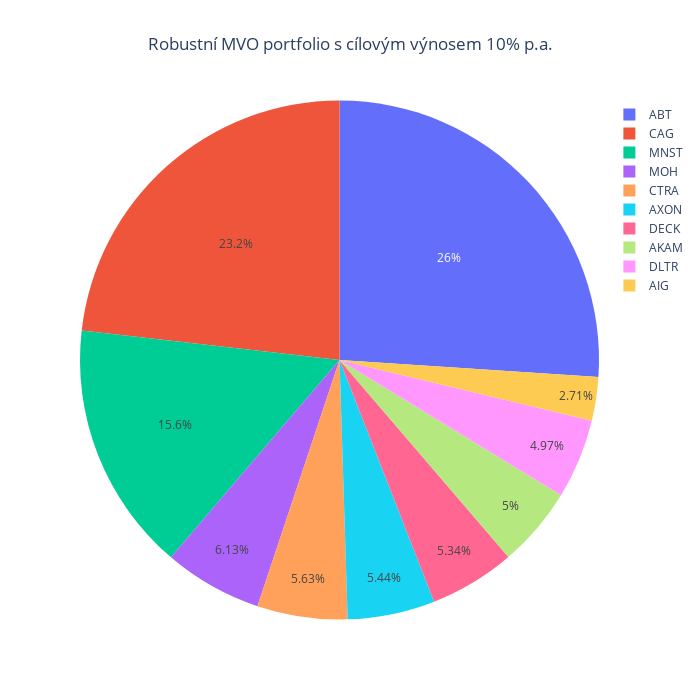

Notebook code for this chart:
### Code cell
weightsLWCorrelationTarget = MVOTargetReturn(prices = prices, target_return = 0.1, cov_matrix_method = "ledoit_cc")
weightsPlot(weightsLWCorrelationTarget, title = "Robustní MVO portfolio s cílovým výnosem 10% p.a.")

### Figure 1 — Plotly figure (JSON) as saved in the notebook; plotly's stock layout.template omitted (floating-point values rounded to 4 significant figures)
{"data": [{"labels": ["ABT", "AIG", "AKAM", "AXON", "CAG", "CTRA", "DECK", "DLTR", "MNST", "MOH"], "type": "pie", "values": [0.2604, 0.0271, 0.04996, 0.0544, 0.2319, 0.05625, 0.0534, 0.04968, 0.1556, 0.06126]}], "layout": {"height": 700, "title": {"text": "Robustní MVO portfolio s cílovým výnosem 10% p.a.", "x": 0.5}, "width": 700}}
